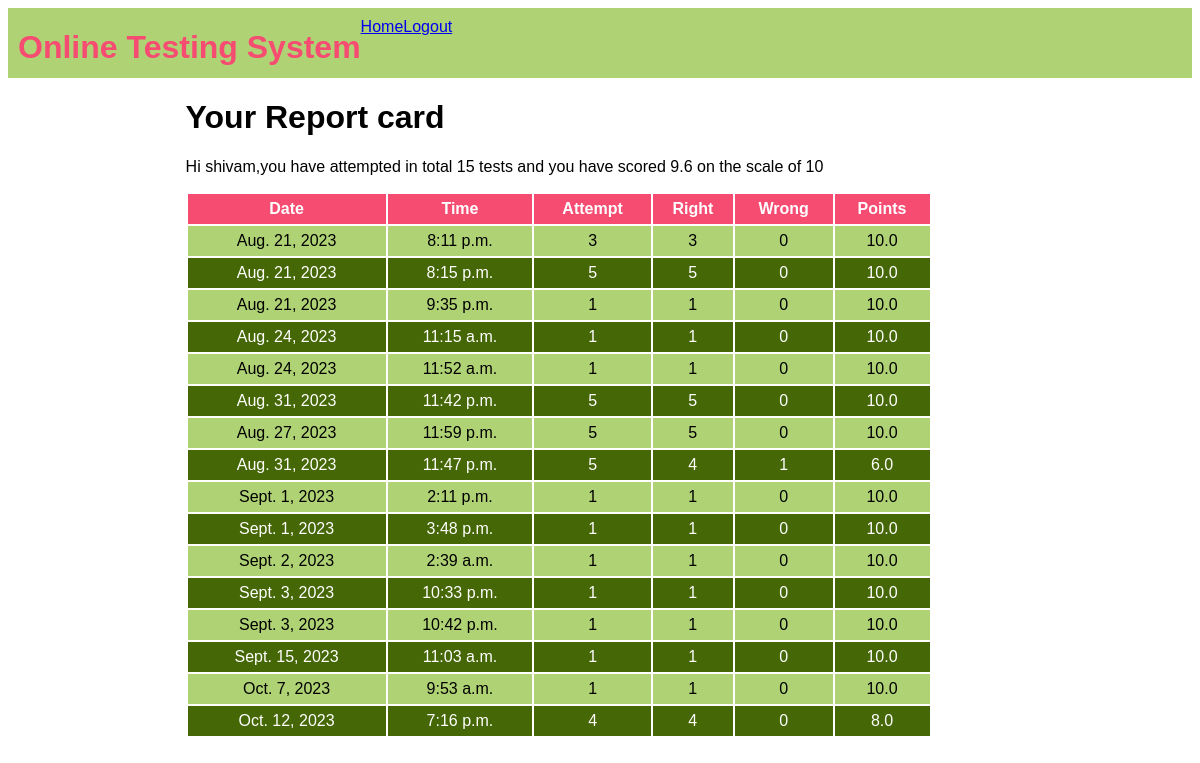
Screenshot of /ots/test-history (signed in) with the database file from the repository.
### ots/models.py (models this page shows, shortened)
class Candidate(models.Model):
    username=models.CharField(primary_key=True,max_length=20)
    password=models.CharField(null=False,max_length=20)
    name=models.CharField(null=False,max_length=30)
    test_attempted=models.IntegerField(default=0)
    points=models.FloatField(default=0.0)
    phone_number=models.IntegerField(default=0)

class Result(models.Model):
    resultid=models.BigAutoField(primary_key=True,auto_created=True)
    username=models.ForeignKey(Candidate,on_delete=models.CASCADE)
    date=models.DateField(auto_now=True)
    time=models.TimeField(auto_now=True)
    attempt=models.IntegerField()
    right=models.IntegerField()
    wrong=models.IntegerField()
    points=models.FloatField()

### ots/views.py (the view)
# urls.py: path('test-history',testResultHistory,name='testHistory'),
def testResultHistory(request):
    if 'name' not in request.session.keys():
        res=HttpResponseRedirect("login")
    candidate=Candidate.objects.filter(username=request.session['username'])
    results=Result.objects.filter(username_id=candidate[0].username)
    context={'candidate':candidate[0],'results':results}
    res=render(request,'candidate_history.html',context)
    return res

### ots/templates/candidate_history.html (shortened to what this page needs)
{% extends 'main.html' %}
{% block top %}
<a href="{% url 'ots:home' %}">Home</a>
<a href="{% url 'ots:logout' %}">Logout</a>
{% endblock top %}
{% block content %}
<h1>Your Report card</h1>
<p>Hi {{candidate.name}},you have attempted in total {{ candidate.test_attempted}} tests and you have scored {{ candidate.points }} on the scale of 10</p>
<table>
    <tr>
        <th>Date</th>
        <th>Time</th>
        <th>Attempt</th>
        <th>Right</th>
        <th>Wrong</th>
        <th>Points</th>
   </tr>
   {% for r in results%}
   <tr>
        <td>{{r.date}}</td>
        <td>{{r.time}}</td>
        <td>{{r.attempt}}</td>
        <td>{{r.right}}</td>
        <td>{{r.wrong}}</td>
        <td>{{r.points}}</td>
   </tr>
   {% endfor %}
</table>
{% endblock %}

### ots/static/theme11.css (style rules this page uses)
* { font-family:'Gill Sans', 'Gill Sans MT', Calibri, 'Trebuchet MS', sans-serif; }
table { width:90%; }
table tr:nth-child(odd) { background-color:#456705; color:white; height:30px; }
table tr:nth-child(even) { background-color:#AFD275; height:30px; }
table tr:first-child { background-color:#F64C72; }
table td { text-align:center; }

### rows the page displays
Candidate: name "shivam", test_attempted "15", points "9.6"
Result: date "Aug. 21, 2023", time "8:11 p.m.", attempt "3", right "3", wrong "0", points "10.0"
Result: date "Aug. 21, 2023", time "8:15 p.m.", attempt "5", right "5", wrong "0", points "10.0"
Result: date "Aug. 21, 2023", time "9:35 p.m.", attempt "1", right "1", wrong "0", points "10.0"
Result: date "Aug. 24, 2023", time "11:15 a.m.", attempt "1", right "1", wrong "0", points "10.0"
Result: date "Aug. 24, 2023", time "11:52 a.m.", attempt "1", right "1", wrong "0", points "10.0"
Result: date "Aug. 31, 2023", time "11:42 p.m.", attempt "5", right "5", wrong "0", points "10.0"
Result: date "Aug. 27, 2023", time "11:59 p.m.", attempt "5", right "5", wrong "0", points "10.0"
Result: date "Aug. 31, 2023", time "11:47 p.m.", attempt "5", right "4", wrong "1", points "6.0"
Result: date "Sept. 1, 2023", time "2:11 p.m.", attempt "1", right "1", wrong "0", points "10.0"
Result: date "Sept. 1, 2023", time "3:48 p.m.", attempt "1", right "1", wrong "0", points "10.0"
Result: date "Sept. 2, 2023", time "2:39 a.m.", attempt "1", right "1", wrong "0", points "10.0"
Result: date "Sept. 3, 2023", time "10:33 p.m.", attempt "1", right "1", wrong "0", points "10.0"
Result: date "Sept. 3, 2023", time "10:42 p.m.", attempt "1", right "1", wrong "0", points "10.0"
Result: date "Sept. 15, 2023", time "11:03 a.m.", attempt "1", right "1", wrong "0", points "10.0"
Result: date "Oct. 7, 2023", time "9:53 a.m.", attempt "1", right "1", wrong "0", points "10.0"
Result: date "Oct. 12, 2023", time "7:16 p.m.", attempt "4", right "4", wrong "0", points "8.0"
